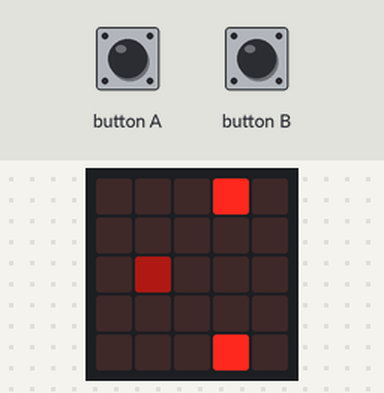
The program below on a simulated BBC micro:bit running MicroPython. Parts: the board's 5×5 LED display. The test bench sets the inputs (shaded band). Dim RGB values are drawn brighter than linear; random numbers come from a fixed seed; the 48×5 strip is a reading aid, not a part: it shows the text the display is scrolling, unrolled, one strip-width of it at a time.

Above: at 1.6 s.
1.7 s: button A pressed for 0.15 s
At 2.8 s:
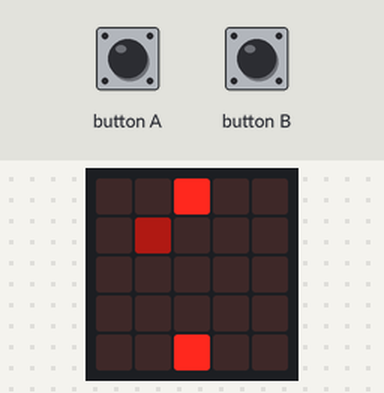
4.8 s: button B pressed for 0.15 s
At 5.7 s:
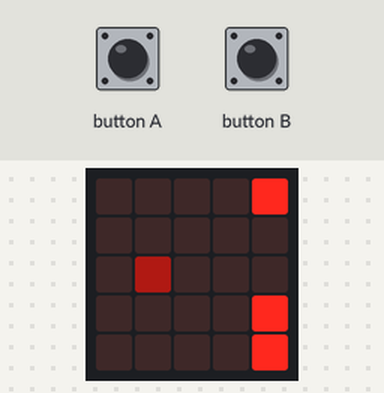
7.9 s: button B pressed for 1 s
At 9.4 s:
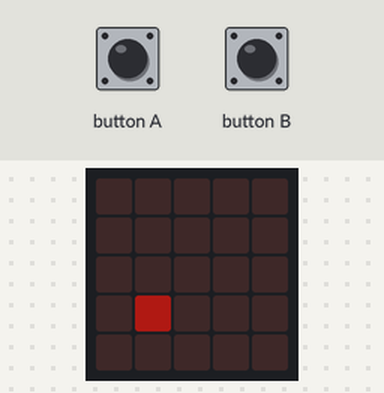
11.9 s: button A pressed for 1 s
At 13.0 s:
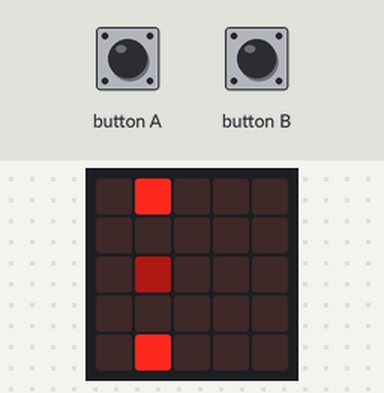
15.9 s: button B pressed for 0.15 s
At 16.9 s:
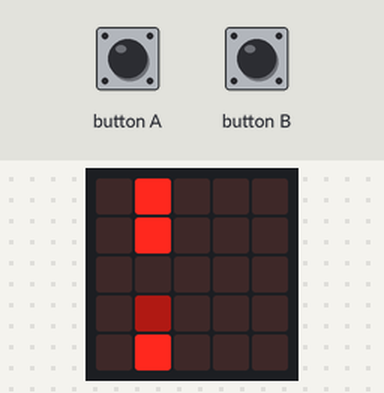
19.0 s: button A pressed for 0.15 s
At 35.2 s:
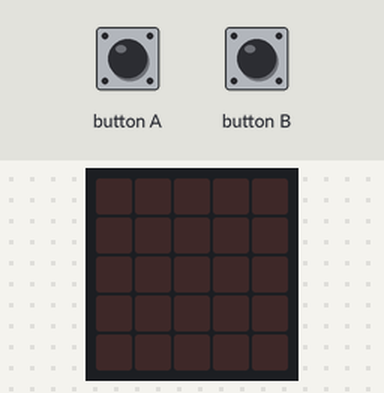

Measured:
- what the display in image 1 shows lasts 1.0 s, from 2.0 s to 3.0 s
- what the display in image 5 shows lasts 0.8 s, from 16.7 s to 17.5 s

The program:

ref.py
```python
from microbit import *
from random import randint


def genere_tuyaux():
    tuyau_y1 = randint(0, 2)
    tuyau_y2 = randint(tuyau_y1 + 2, 4)
    return tuyau_y1, tuyau_y2


def affiche_tuyaux(x, intensite, tuyau_y1, tuyau_y2):
    for i in range(tuyau_y1 + 1):
        display.set_pixel(x, i, intensite)
    for i in range(tuyau_y2, 5):
        display.set_pixel(x, i, intensite)


def efface_tuyaux(tuyau_x):
    for i in range(5):
        display.set_pixel(tuyau_x, i, 0)


def deplace_tuyaux(tuyau_x, intensite, tuyau_y1, tuyau_y2):
    if tuyau_x < 5:
        efface_tuyaux(tuyau_x)
    affiche_tuyaux(tuyau_x - 1, intensite, tuyau_y1, tuyau_y2)
    return tuyau_x - 1


def affiche_oiseau(oiseau_x, oiseau_y, intensite):
    display.set_pixel(oiseau_x, oiseau_y, intensite)


def collision(oiseau_x, oiseau_y, tuyau_x, tuyau_y1, tuyau_y2):
    return oiseau_x == tuyau_x and not (tuyau_y1 < oiseau_y < tuyau_y2)


def deplace_oiseau(oiseau_x, oiseau_y, oiseau_intensite):
    affiche_oiseau(oiseau_x, oiseau_y, 0)
    haut = button_a.get_presses()
    bas = button_b.get_presses()
    oiseau_y = oiseau_y - haut
    oiseau_y = oiseau_y + bas
    if oiseau_y < 0:
        oiseau_y = 0

    if oiseau_y > 4:
        oiseau_y = 4

    affiche_oiseau(oiseau_x, oiseau_y, oiseau_intensite)

    return oiseau_y


oiseau_x = 1
oiseau_y = 2
oiseau_intensite = 2

tuyaux_intensite = 9
tuyau_x = 5
tuyau_y1, tuyau_y2 = genere_tuyaux()

temps = 1000
score = 0
reduction_temps = 50
min_temps = 100


while True:
    tuyau_x = deplace_tuyaux(tuyau_x, tuyaux_intensite, tuyau_y1, tuyau_y2)
    oiseau_y = deplace_oiseau(oiseau_x, oiseau_y, oiseau_intensite)
    if collision(oiseau_x, oiseau_y, tuyau_x, tuyau_y1, tuyau_y2):
        break
    if tuyau_x < oiseau_x:
        score = score + 1
        tuyau_y1, tuyau_y2 = genere_tuyaux()
        efface_tuyaux(tuyau_x)

        temps = temps - reduction_temps
        if temps < min_temps:
            temps = min_temps
        tuyau_x = 5

    sleep(temps)


display.scroll("Game Over! Score: " + str(score))
```
